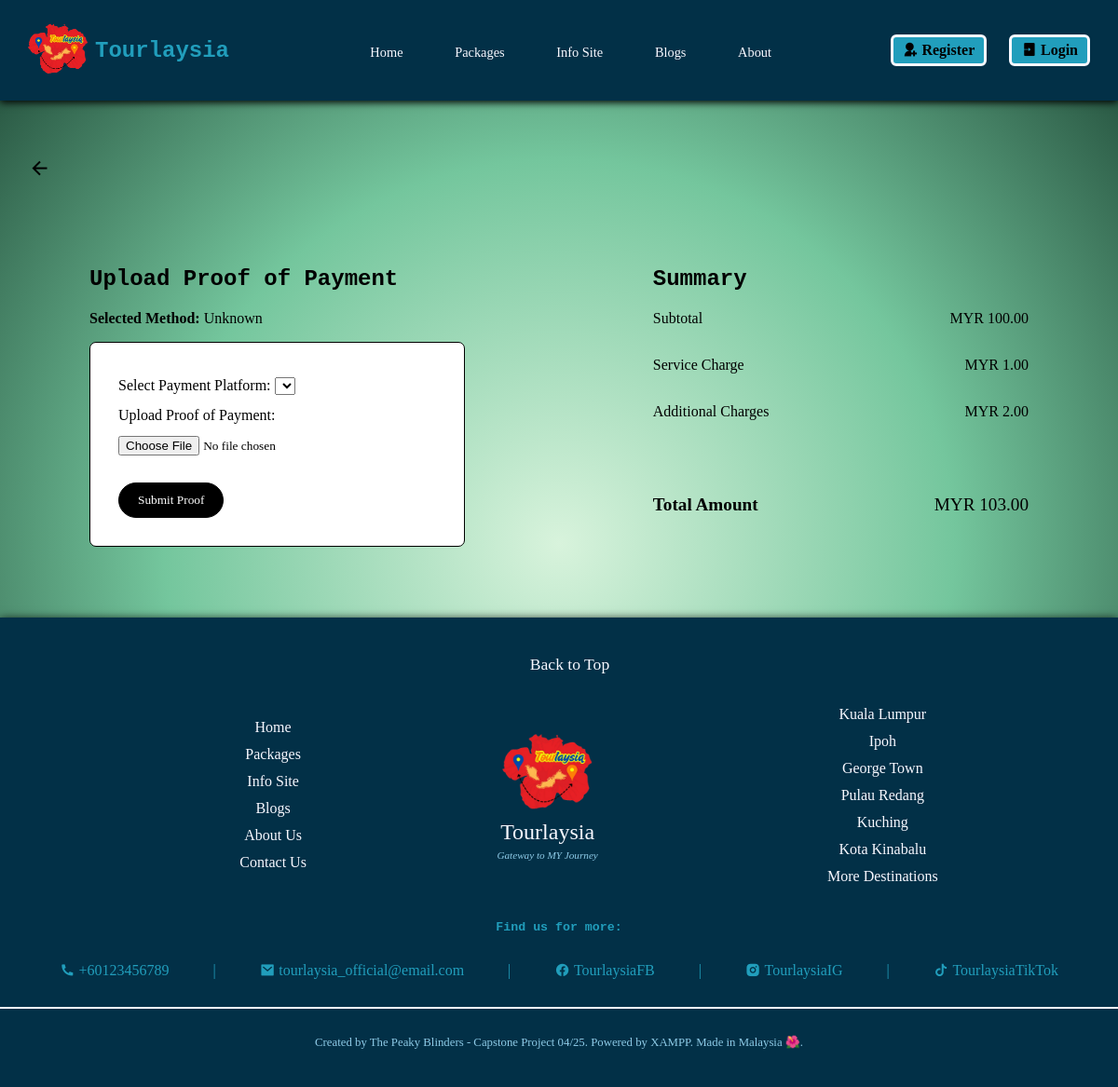
Page /payment2.php?billID=BIL_0000000001 on the committed database.
### tables this page shows
CREATE TABLE `bill_rec_t` (
  `bil_ID` varchar(14) NOT NULL,
  `usr_ID` varchar(14) NOT NULL,
  `usr_name` varchar(50) NOT NULL,
  `usr_email` varchar(50) NOT NULL,
  `sbt_amount` decimal(10,2) NOT NULL,
  `svc_charge` decimal(10,2) NOT NULL,
  `add_charge` decimal(10,2) DEFAULT NULL,
  `tot_amount` decimal(10,2) NOT NULL,
  `stf_ID` varchar(14) NOT NULL,
  `stf_name` varchar(50) NOT NULL
);

### payment2.php (the view, shortened to what this page needs)
<?php
    require './crud/db_connection.php';
    $bil_ID = $_GET['billID'];
    $method = $_GET['method'] ?? 'Unknown';
    $query = "SELECT * FROM bill_rec_t WHERE bil_ID = ?";
    $stmt = mysqli_prepare($connection, $query);
    mysqli_stmt_bind_param($stmt, "s", $bil_ID);
    mysqli_stmt_execute($stmt);
    $result = mysqli_stmt_get_result($stmt);
    if ($bill = mysqli_fetch_assoc($result)) {
    } else {
        die("No bill found for this user.");
    }
?>
<!DOCTYPE html>
<html lang="en">
<head>
    <link rel="stylesheet" href="styles/styles_payment2.css">
    <link href="https://cdn.jsdelivr.net/npm/remixicon@4.1.0/fonts/remixicon.css" rel="stylesheet">
    <link rel="stylesheet" href="https://cdnjs.cloudflare.com/ajax/libs/font-awesome/4.7.0/css/font-awesome.min.css">
</head>
<body>
    <?php include 'header.php';?>
    <header>
        <a href="payment1.php?billID=<?php echo $bil_ID;?>">
        <i class="ri-arrow-left-line back-icon"></i>
        </a>
    </header>
    <main class="payment-container">
        <section class="payment-wrapper">
        <div class="payment-left">
            <h2>Upload Proof of Payment</h2>
            <p><strong>Selected Method:</strong> <?= $method ?></p>
            <form action="./crud/upload_proof.php?billID=<?php echo $bil_ID?>" method="POST" enctype="multipart/form-data">
                <label for="platform">Select Payment Platform:</label>
                <select name="platform" id="platform" required>
                </select>
                <br>
                <label for="receipt">Upload Proof of Payment:</label>
                <input type="file" name="receipt" accept="image/*" required>
                <button type="submit" class="pay-btn">Submit Proof</button>
            </form>
        </div>
        <aside class="summary-box">
            <h2>Summary</h2>
            <ul>
            <li><span>Subtotal</span><span>MYR <?= number_format($bill['sbt_amount'], 2) ?></span></li>
            <li><span>Service Charge</span><span>MYR <?= number_format($bill['svc_charge'], 2) ?></span></li>
            <li><span>Additional Charges</span><span>MYR <?= number_format($bill['add_charge'], 2) ?></span></li>
            </ul>
            <div class="total"><strong>Total Amount</strong> <span>MYR <?= number_format($bill['tot_amount'], 2) ?></span></div>
        </aside>
        </section>
    </main>
    <?php include 'footer.php';?>
</body>
</html>

### styles/styles_payment2.css (style rules this page uses)
body { margin: 0; }
header { padding: 20px 30px; }
.payment-container { display: flex; flex-direction: column; justify-content: space-between; padding: 1rem; }
.payment-wrapper { display: flex; flex-wrap: wrap; gap: 20%; margin: 20px 0; padding: 0 5rem; flex-direction: row; }
.payment-left { flex: 1; min-width: 280px; max-width: 600px; width: 100%; }
.summary-box { flex: 1; min-width: 280px; max-width: 600px; width: 100%; }
.back-icon { font-size: 1.5rem; color: #000; margin-bottom: 1rem; display: inline-block; transition: color 0.3s ease; }
.payment-left form { background-color: #fff; padding: 30px; border: 1px solid black; border-radius: 7px; line-height: 2.0; }
.pay-btn { background-color: #000000; color: #ffffff; border: 1px solid #000000; padding: 10px 20px; border-radius: 25px; margin: 1.5rem auto 0 auto; cursor: pointer; transition: background-color 0.3s ease, transform 0.2s ease; }
.summary-box ul { list-style: none; padding-left: 0; }
.summary-box li { display: flex; justify-content: space-between; margin-bottom: 2rem; }
.total { display: flex; justify-content: space-between; font-size: 1.2rem; margin-top: 5rem; }

### styles/styles.css (style rules this page uses)
body { background: radial-gradient(#d8f3dc, #74c69d, #1b4332); margin: 0; }
h1, h2, h3, h4, h5, h6 { font-family: Rockwell, Courier Bold, Courier, Georgia, Times, Times New Roman, serif; }
p, span, a, ul, ol, button, input, select, textarea, table, tr, th, td { font-family: Lucida Bright, Georgia, serif; }

### rows in the picture
bill_rec_t: sbt_amount "100.00", svc_charge "1.00", add_charge "2.00", tot_amount "103.00"

### other values in the picture
$method "Unknown"
